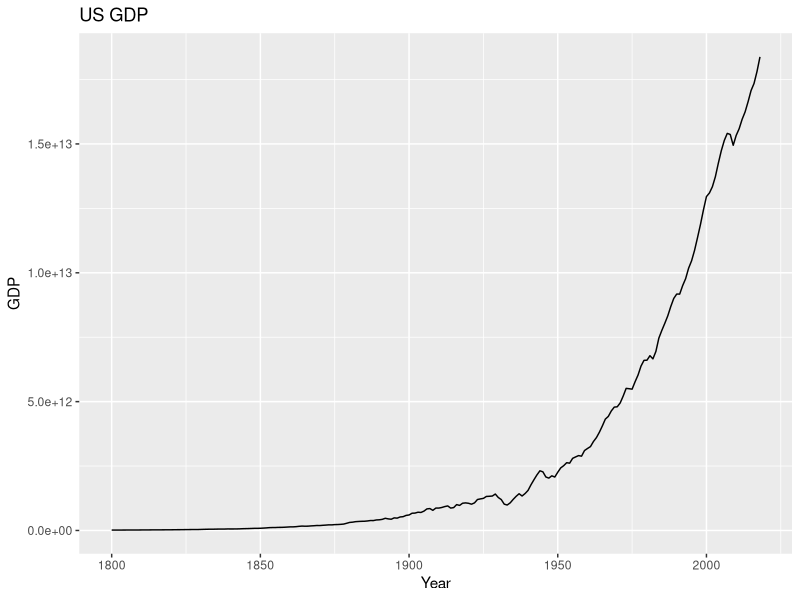
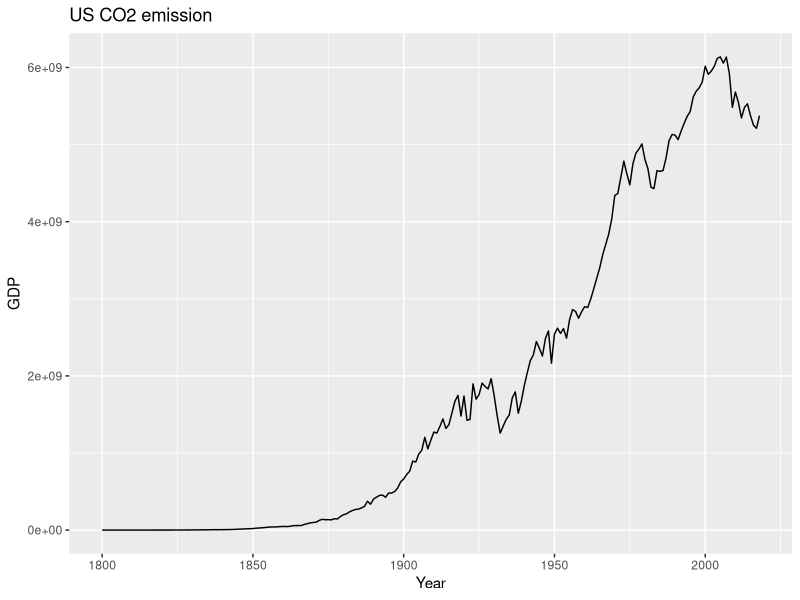
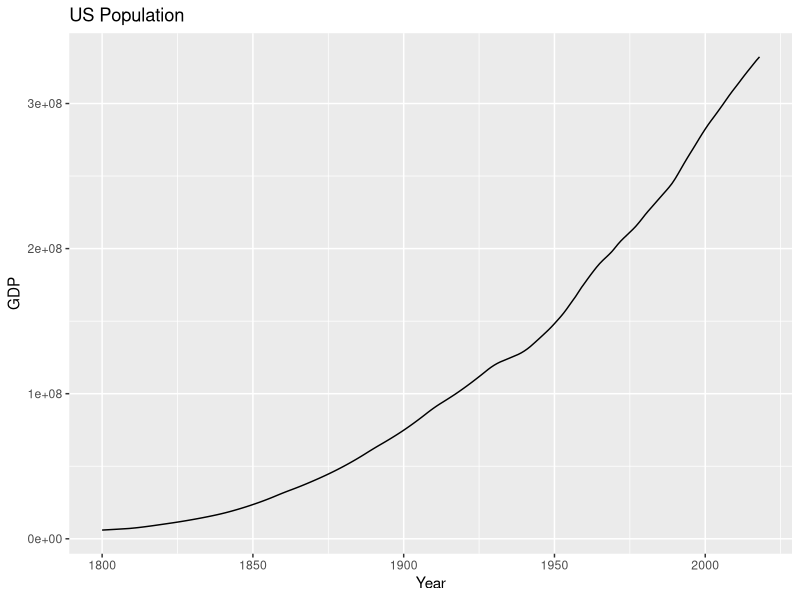
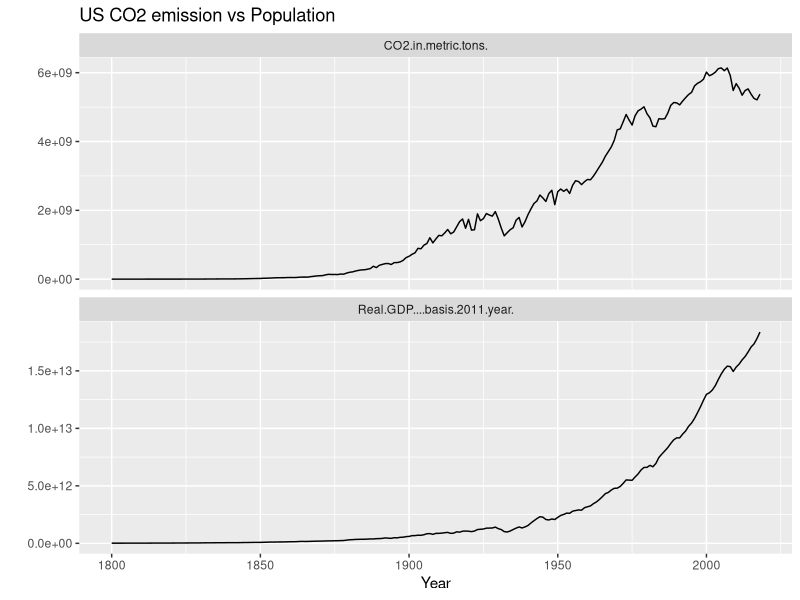
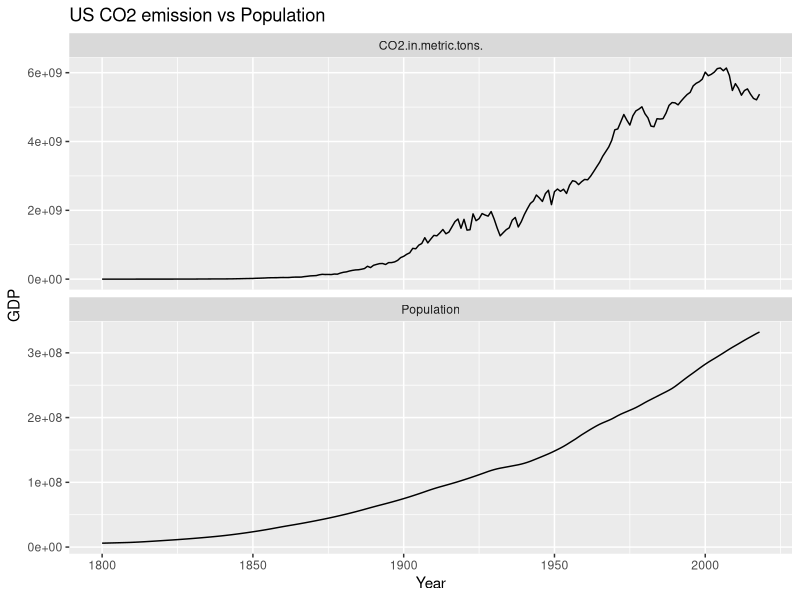
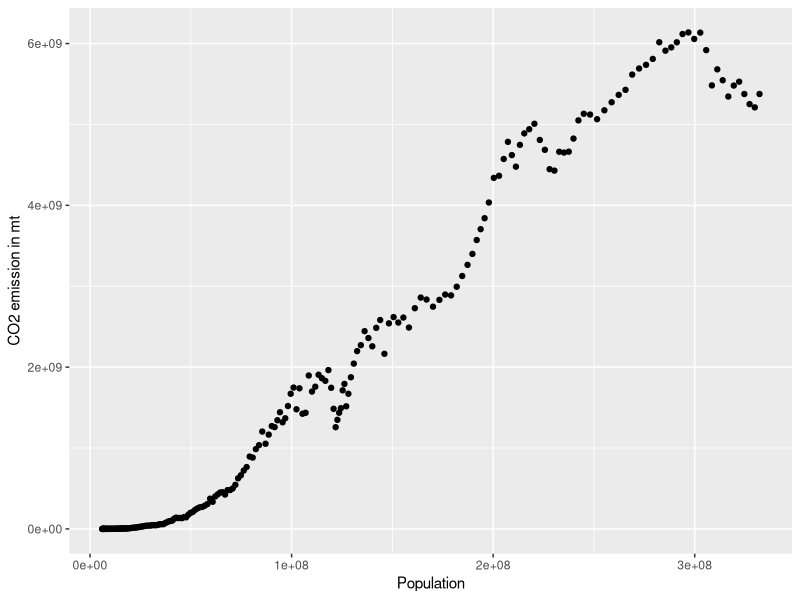

Write the R code that produced these figures, in order.
#installing the necessary library
install.packages('tseries') 
#loading the libraray
library(tseries)
#reading the dataset
data=read.csv("USA GDP CO2.csv")
#structure of data
str(data)
#converting year column to date format
data$year = as.Date(paste(data$year, "-01-01", sep=""))
# Create ts objects for GDP and CO2
ts_gdp = ts(data$Real.GDP....basis.2011.year., start = c(1800, 1), frequency = 1)
ts_co2_mt = ts(data$CO2.in.metric.tons., start = c(1800, 1), frequency = 1)
ts_co2_mil_mt = ts(data$CO2..in.million.metric.tons., start = c(1820, 1), frequency = 1)
ts_pop = ts(data$Population, start = c(1800, 1), frequency = 1)
#plotting the ts objects
install.packages("ggplot2")
library('ggplot2')
install.packages('ggfortify')
library(ggfortify)
#gdp
autoplot(ts_gdp)+
  ggtitle('US GDP')+xlab('Year')+ylab('GDP')
#co2
autoplot(ts_co2_mt)+
  ggtitle('US CO2 emission')+xlab('Year')+ylab('GDP')
#population
autoplot(ts_pop)+
  ggtitle('US Population')+xlab('Year')+ylab('GDP')

df=ts(data[,3:7],start=c(1800,1),frequency=1)

#gdp and co2
autoplot(df[,c('Real.GDP....basis.2011.year.','CO2.in.metric.tons.')],facets = TRUE)+
  ggtitle('US CO2 emission vs Population')+xlab('Year')+ylab('')
#co2 and pop
autoplot(df[,c('Population','CO2.in.metric.tons.')],facets = TRUE)+
  ggtitle('US CO2 emission vs Population')+xlab('Year')+ylab('GDP')
#Scatter plot
qplot(Population,CO2.in.metric.tons.,data = as.data.frame(df))+ylab('CO2 emission in mt')+xlab("Population")
